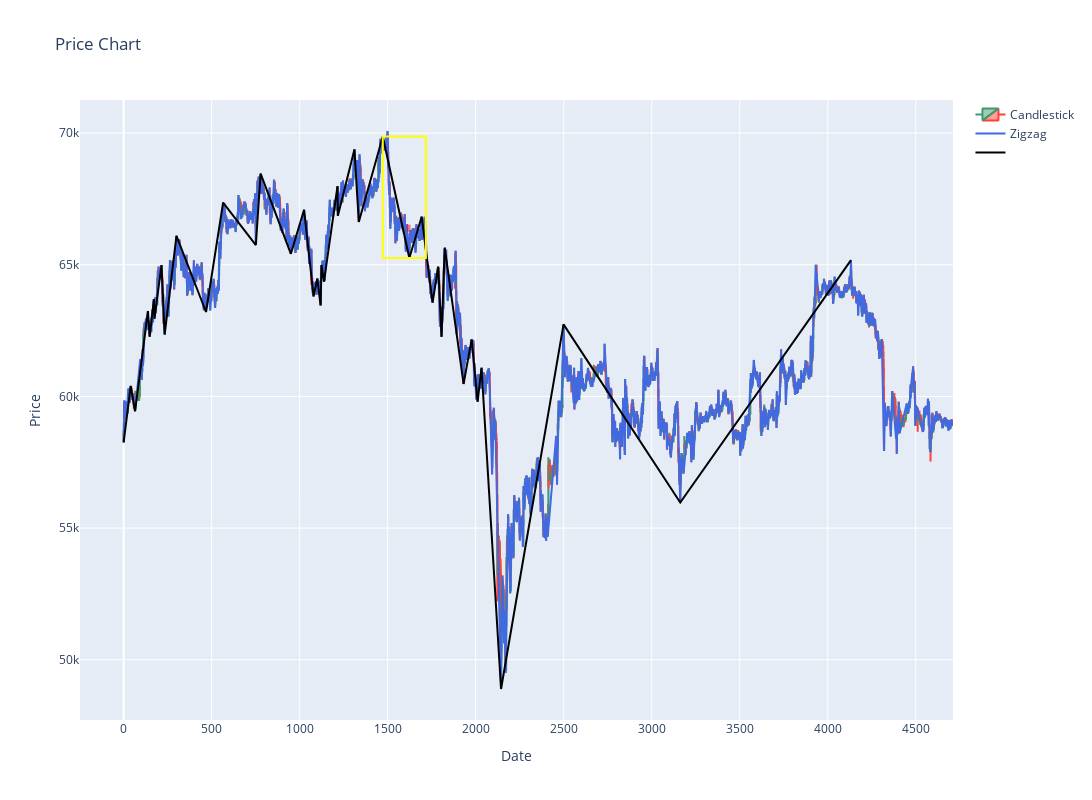

The notebook cell saved with this chart:
### Code cell
pt = gu.PlottingTool(width=1400, height=800)
pt.draw_candlesticks(corrected_pair_df)
pt.draw_zigzag(algo.zigzag_df)

pt.draw_points_with_label(algo.zigzag_df[algo.zigzag_df.pdi.isin(algo.h_o_indices)].pdi,
                          algo.zigzag_df[algo.zigzag_df.pdi.isin(algo.h_o_indices)].pivot_value,
                          draw_line=True)

for segment in [algo.segments[-5]]:
    segment.filter_candlestick_range(algo)
    segment.find_order_blocks(algo)
    pt.draw_segment_bbox(segment)
    for ob in segment.ob_list:
        if len(ob.price_reentry_indices) == 0:
            continue
            
        if segment.ob_formation_start_pdi < ob.price_reentry_indices[0] < segment.end_pdi:
            pt.draw_box(ob, algo.pair_df.iloc[-1].name)
            ob.enter(ob.price_reentry_indices[0])
            print(ob)
            print("ENTERED AT", ob.price_reentry_indices[0])
    break
    
pt.show()

### Figure 1 — Plotly figure (JSON) as saved in the notebook; plotly's stock layout.template omitted (floating-point values rounded to 4 significant figures; data arrays with more than 128 entries replaced by an {"elided": "..."} marker saying what was removed)
{"data": [{"close": {"elided": "4712 float values"}, "high": {"elided": "4712 float values"}, "low": {"elided": "4712 float values"}, "name": "Candlestick", "open": {"elided": "4712 float values"}, "x": {"elided": "4712 int values"}, "type": "candlestick"}, {"line": {"color": "royalblue"}, "mode": "lines", "name": "Zigzag", "x": {"elided": "1525 int values"}, "y": {"elided": "1525 float values"}, "type": "scatter"}, {"marker": {"color": "black", "size": 20, "symbol": "circle-open"}, "mode": "lines+text", "name": "", "text": "", "textfont": {"color": "black", "size": 10}, "textposition": "bottom center", "x": [0, 40, 65, 138, 148, 172, 175, 215, 233, 300, 468, 565, 751, 778, 950, 1025, 1079, 1100, 1119, 1124, 1138, 1215, 1217, 1311, 1336, 1472, 1623, 1693, 1755, 1787, 1806, 1824, 1931, 1977, 2011, 2033, 2144, 2499, 3162, 4132], "y": [58250.0, 60400.0, 59440.0, 63240.0, 62270.0, 63700.0, 62950.0, 64990.0, 62350.0, 66100.0, 63210.0, 67360.0, 65750.0, 68460.0, 65420.0, 67090.0, 63800.0, 64470.0, 63460.0, 64990.0, 64360.0, 67980.0, 66870.0, 69380.0, 66620.0, 69870.0, 65250.0, 66830.0, 63560.0, 64930.0, 62270.0, 65650.0, 60470.0, 62170.0, 59800.0, 61090.0, 48890.0, 62740.0, 55970.0, 65180.0], "type": "scatter"}], "layout": {"width": 1400, "height": 800, "shapes": [{"line": {"color": "yellow", "width": 2}, "name": "Segment", "type": "rect", "x0": 1472, "x1": 1717, "y0": 69870.0, "y1": 65250.0}, {"fillcolor": "red", "layer": "above", "line": {"width": 0}, "opacity": 0.5, "type": "rect", "x0": 1609, "x1": 1630, "xref": "x", "y0": 66260.0, "y1": 66530.0, "yref": "y"}], "xaxis": {"rangeslider": {"visible": false}, "title": {"text": "Date"}}, "title": {"text": "Price Chart"}, "yaxis": {"title": {"text": "Price"}}}}
